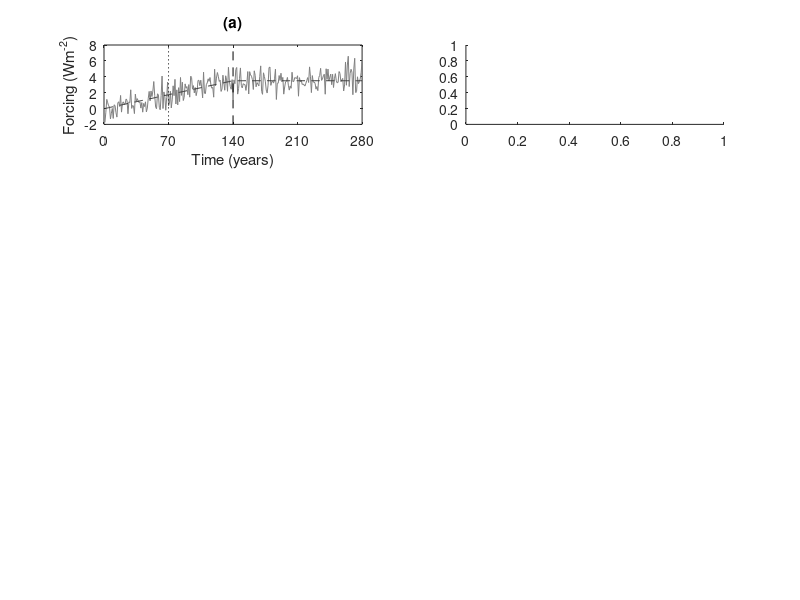

The MATLAB source for this figure: (Note: this script raises an error after producing the figure.)

figure(1)
clf

subplot(4,2,1)
plot([1:280],3.5*[linspace(0,1,140)';ones(1,140)']+randn(1,280)','color',[0.5,0.5,0.5])
hold on
plot([1:280],3.5*[linspace(0,1,140)';ones(1,140)'],'--','color',[0.2,.2,.2])

xlabel('Time (years)')
ylabel('Forcing (Wm^{-2})')
xlim([0,280])
ylim([-2,8])
hold on
plot([70,70],[-2,8],'k:')


plot([140,140],[-2,8],'k--')
title('(a)')
set(gca','xtick',[0,70,140,210,280])

subplot(4,2,2)
p1=plot([1:280],tt1,'color',[0.9,0.3,0.3,0.5])
hold on
p2=plot([1:280],tt,'color',[0.3,0.3,0.9,0.5])
xlim([0,280])

plot([70,70],[-2,8],'k:')
plot([140,140],[-2,8],'k--')
ylim([-6,8])
set(gca','xtick',[0,70,140,210,280])
legend([p1(1),p2(1)],'1 timescale model','2 timescale model','location','south')

xlabel('Time (years)')
ylabel('Temperature (K)')

title('(b)')

subplot(4,2,2+1)
mno=1.8;
sdo=.05;
nmo1=randn(1000,1)*sdo+mno;
prp=prctile(nmo1,[10,90]);
r=rectangle('position',[prp(1),0,prp(2)-prp(1),25],'edgecolor','none','facecolor',[0.9,0.9,0.9])

hold on
plot([mno,mno],[0,25],'-','color',[0.5,0.5,0.5])
p1=plot(tt1(:,70),tt1(:,140),'.','markersize',10,'color',[0.9,0.3,0.3])
 t=text(0.05,7.5,['R^2=',num2str(corr(tt1(:,70),tt1(:,140)).^2,'%0.2f')])
 set(t,'color',[0.9,0.3,0.3])
 
nmb=bootstrp(1000,@regress,tt1(:,280),[tt1(:,70),ones(n_m,1)])';
vr=std(tt1(:,140)-[tt1(:,70),ones(n_m,1)]*mean(nmb,2));
nm2=randn(1000,1)*vr;

for kk=1:1000
    ss(kk)=[nmo1(kk),1]*nmb(:,kk)+nm2(kk);
end
prs=prctile(ss,[25,75]);
plot([0.5,0.5],prs,'-','color',[0.9,0.3,0.3],'linewidth',4)
prs=prctile(ss,[5,95]);
plot([0.5,0.5],prs,'-','color',[0.9,0.3,0.3],'linewidth',1)

rng=[0,6];
for kk=1:1000
 plot(rng,[rng;1,1]'*nmb(:,kk),'-','color',[1,0.5,0.5,.01])
 hold on
end

p2=plot(tt(:,70),tt(:,140),'.','markersize',10,'color',[0.3,0.3,0.9])
 t=text(0.05,6.5,['R^2=',num2str(corr(tt(:,70),tt(:,140)).^2,'%0.2f')])
 set(t,'color',[0.3,0.3,0.9])
 
nmb=bootstrp(1000,@regress,tt(:,140),[tt(:,70),ones(n_m,1)])';
vr=std(tt(:,140)-[tt(:,70),ones(n_m,1)]*mean(nmb,2));
nm2=randn(1000,1)*vr;

for kk=1:1000
    ss(kk)=[nmo1(kk),1]*nmb(:,kk)+nm2(kk);
end

prs=prctile(ss,[25,75]);
plot([0.25,0.25],prs,'-','color',[0.3,0.3,0.9],'linewidth',4)
prs=prctile(ss,[5,95]);
plot([0.25,0.25],prs,'-','color',[0.3,0.3,0.9],'linewidth',1)


for kk=1:1000
 plot(rng,[rng;1,1]'*nmb(:,kk),'-','color',[0.5,0.5,1,.01])
 hold on
end


ylabel({'Transient Warming after','140 years (K)'})
xlabel({'Transient Warming after','70 years (K)'})
title('(c)')
axis([0,2,0,8])




subplot(4,2,2+2)



mno=1.8;
sdo=.05;
nmo1=randn(1000,1)*sdo+mno;
prp=prctile(nmo1,[10,90]);
r=rectangle('position',[prp(1),0,prp(2)-prp(1),25],'edgecolor','none','facecolor',[0.9,0.9,0.9])

hold on
plot([mno,mno],[0,25],'-','color',[0.5,0.5,0.5])
p1=plot(tt1(:,70),tt1(:,end),'.','markersize',10,'color',[0.9,0.3,0.3])
 t=text(0.05,7.5,['R^2=',num2str(corr(tt1(:,70),tt1(:,end)).^2,'%0.2f')])
 set(t,'color',[0.9,0.3,0.3])

nmb=bootstrp(1000,@regress,tt1(:,280),[tt1(:,70),ones(n_m,1)])';
vr=std(tt1(:,end)-[tt1(:,70),ones(n_m,1)]*mean(nmb,2));
nm2=randn(1000,1)*vr;

for kk=1:1000
    ss(kk)=[nmo1(kk),1]*nmb(:,kk)+nm2(kk);
end
prs=prctile(ss,[25,75]);
plot([0.5,0.5],prs,'-','color',[0.9,0.3,0.3],'linewidth',4)
prs=prctile(ss,[5,95]);
plot([0.5,0.5],prs,'-','color',[0.9,0.3,0.3],'linewidth',1)

rng=[0,6];
for kk=1:1000
 plot(rng,[rng;1,1]'*nmb(:,kk),'-','color',[1,0.5,0.5,.01])
 hold on
end

p2=plot(tt(:,70),tt(:,end),'.','markersize',10,'color',[0.3,0.3,0.9])
 t=text(0.05,6.5,['R^2=',num2str(corr(tt(:,70),tt(:,end)).^2,'%0.2f')])
 set(t,'color',[0.3,0.3,0.9])
 
nmb=bootstrp(1000,@regress,tt(:,end),[tt(:,70),ones(n_m,1)])';
vr=std(tt(:,end)-[tt(:,70),ones(n_m,1)]*mean(nmb,2));
nm2=randn(1000,1)*vr;

for kk=1:1000
    ss(kk)=[nmo1(kk),1]*nmb(:,kk)+nm2(kk);
end

prs=prctile(ss,[25,75]);
plot([0.25,0.25],prs,'-','color',[0.3,0.3,0.9],'linewidth',4)
prs=prctile(ss,[5,95]);
plot([0.25,0.25],prs,'-','color',[0.3,0.3,0.9],'linewidth',1)


for kk=1:1000
 plot(rng,[rng;1,1]'*nmb(:,kk),'-','color',[0.5,0.5,1,.01])
 hold on
end


ylabel({'Transient Warming after','280 years (K)'})
xlabel({'Transient Warming after','70 years (K)'})
title('(d)')
%legend([p1,p2],'1 timescale model','2 timescale model','location','southeast')
axis([0,2,0,8])






subplot(4,2,2+3)

prd=ag1(:,1);%+randn(n_m,1)/3;

mno=1.5;
sdo=0.25;
nmo1=randn(1000,1)*sdo+mno;
prp=prctile(nmo1,[10,90]);
r=rectangle('position',[prp(1),0,prp(2)-prp(1),8],'edgecolor','none','facecolor',[0.9,0.9,0.9])

hold on
plot([mno,mno],[0,8],'-','color',[0.5,0.5,0.5])
p1=plot(prd,tt1(:,140),'.','markersize',10,'color',[0.9,0.3,0.3])
 t=text(0.05,7.5,['R^2=',num2str(corr(prd,tt1(:,140)).^2,'%0.2f')])
 set(t,'color',[0.9,0.3,0.3])
 
nmb=bootstrp(1000,@regress,tt1(:,140),[prd,ones(n_m,1)])';
vr=std(tt1(:,140)-[prd,ones(n_m,1)]*mean(nmb,2));
nm2=randn(1000,1)*vr;

for kk=1:1000
    ss1(kk)=[nmo1(kk),1]*nmb(:,kk)+nm2(kk);
end
rng=[0,6];
for kk=1:1000
 plot(rng,[rng;1,1]'*nmb(:,kk),'-','color',[1,0.5,0.5,.01])
 hold on
end
prd=ag(:,1);%+randn(n_m,1)/3;


p2=plot(prd,tt(:,140),'.','markersize',10,'color',[0.3,0.3,0.9])
 t=text(0.05,6.5,['R^2=',num2str(corr(prd,tt(:,140)).^2,'%0.2f')])
 set(t,'color',[0.3,0.3,0.9])
 
nmb=bootstrp(1000,@regress,tt(:,140),[prd,ones(n_m,1)])';
vr=std(tt(:,140)-[prd,ones(n_m,1)]*mean(nmb,2));
nm2=randn(1000,1)*vr;

for kk=1:1000
    ss(kk)=[nmo1(kk),1]*nmb(:,kk)+nm2(kk);
end
prs=prctile(ss,[25,75]);
plot([0.25,0.25],prs,'-','color',[0.3,0.3,0.9],'linewidth',4)
prs=prctile(ss,[5,95]);
plot([0.25,0.25],prs,'-','color',[0.3,0.3,0.9],'linewidth',1)

prs=prctile(ss1,[25,75]);
plot([0.5,0.5],prs,'-','color',[0.9,0.3,0.3],'linewidth',4)
prs=prctile(ss1,[5,95]);
plot([0.5,0.5],prs,'-','color',[0.9,0.3,0.3],'linewidth',1)

rng=[0,6];
for kk=1:1000
 plot(rng,[rng;1,1]'*nmb(:,kk),'-','color',[0.5,0.5,1,.01])
 hold on
end


ylabel({'Transient Warming after','140 years (K)'})
xlabel('Observed \lambda^{-1}')
title('(e)')
axis([0,4,0,8])


subplot(4,2,2+4)

prd=ag1(:,1);%+randn(n_m,1)/3;

mno=1.5;
sdo=0.25;
nmo1=randn(1000,1)*sdo+mno;
prp=prctile(nmo1,[10,90]);
r=rectangle('position',[prp(1),0,prp(2)-prp(1),8],'edgecolor','none','facecolor',[0.9,0.9,0.9])

hold on
plot([mno,mno],[0,8],'-','color',[0.5,0.5,0.5])
p1=plot(prd,tt1(:,end),'.','markersize',10,'color',[0.9,0.3,0.3])

 t=text(0.05,7.5,['R^2=',num2str(corr(prd,tt1(:,end)).^2,'%0.2f')])
 set(t,'color',[0.9,0.3,0.3])
 
nmb=bootstrp(1000,@regress,tt1(:,end),[prd,ones(n_m,1)])';
vr=std(tt1(:,end)-[prd,ones(n_m,1)]*mean(nmb,2));
nm2=randn(1000,1)*vr;

for kk=1:1000
    ss1(kk)=[nmo1(kk),1]*nmb(:,kk)+nm2(kk);
end
rng=[0,6];
for kk=1:1000
 plot(rng,[rng;1,1]'*nmb(:,kk),'-','color',[1,0.5,0.5,.01])
 hold on
end
prd=ag(:,1);%+randn(n_m,1)/3;


p2=plot(prd,tt(:,end),'.','markersize',10,'color',[0.3,0.3,0.9])

 t=text(0.05,6.5,['R^2=',num2str(corr(prd,tt(:,end)).^2,'%0.2f')])
 set(t,'color',[0.3,0.3,0.9])

nmb=bootstrp(1000,@regress,tt(:,end),[prd,ones(n_m,1)])';
vr=std(tt(:,end)-[prd,ones(n_m,1)]*mean(nmb,2));
nm2=randn(1000,1)*vr;

for kk=1:1000
    ss(kk)=[nmo1(kk),1]*nmb(:,kk)+nm2(kk);
end
prs=prctile(ss,[25,75]);
plot([0.25,0.25],prs,'-','color',[0.3,0.3,0.9],'linewidth',4)
prs=prctile(ss,[5,95]);
plot([0.25,0.25],prs,'-','color',[0.3,0.3,0.9],'linewidth',1)

prs=prctile(ss1,[25,75]);
plot([0.5,0.5],prs,'-','color',[0.9,0.3,0.3],'linewidth',4)
prs=prctile(ss1,[5,95]);
plot([0.5,0.5],prs,'-','color',[0.9,0.3,0.3],'linewidth',1)

rng=[0,6];
for kk=1:1000
 plot(rng,[rng;1,1]'*nmb(:,kk),'-','color',[0.5,0.5,1,.01])
 hold on
end


ylabel({'Transient Warming after','280 years (K)'})
xlabel('Observed \lambda^{-1}')
title('(f)')
axis([0,4,0,8])



subplot(4,2,2+5)
mno=3;
sdo=.5;
nmo1=randn(1000,1)*sdo+mno;
prp=prctile(nmo1,[10,90]);
r=rectangle('position',[prp(1),0,prp(2)-prp(1),10],'edgecolor','none','facecolor',[0.9,0.9,0.9])

hold on
plot([mno,mno],[0,10],'-','color',[0.5,0.5,0.5])
p1=plot(ec_cox1,tt1(:,140),'.','markersize',10,'color',[0.9,0.3,0.3])
 t=text(0.05,9.5,['R^2=',num2str(corr(ec_cox1',tt1(:,140)).^2,'%0.2f')])
 set(t,'color',[0.9,0.3,0.3])
 
nmb=bootstrp(1000,@regress,tt1(:,140),[ec_cox1',ones(n_m,1)])';
vr=std(tt1(:,140)-[ec_cox1',ones(n_m,1)]*mean(nmb,2));
nm2=randn(1000,1)*vr;

for kk=1:1000
    ss1(kk)=[nmo1(kk),1]*nmb(:,kk)+nm2(kk);
end
rng=[0,5];
for kk=1:1000
 plot(rng,[rng;1,1]'*nmb(:,kk),'-','color',[1,0.5,0.5,.01])
 hold on
end

p2=plot(ec_cox,tt(:,140),'.','markersize',10,'color',[0.3,0.3,0.9])
 t=text(0.05,8.5,['R^2=',num2str(corr(ec_cox',tt(:,140)).^2,'%0.2f')])
 set(t,'color',[0.3,0.3,0.9])
 
nmb=bootstrp(1000,@regress,tt(:,140),[ec_cox',ones(n_m,1)])';
vr=std(tt(:,140)-[ec_cox',ones(n_m,1)]*mean(nmb,2));
nm2=randn(1000,1)*vr;

for kk=1:1000
    ss(kk)=[nmo1(kk),1]*nmb(:,kk)+nm2(kk);
end
prs=prctile(ss,[25,75]);
plot([0.25,0.25],prs,'-','color',[0.3,0.3,0.9],'linewidth',4)
prs=prctile(ss,[5,95]);
plot([0.25,0.25],prs,'-','color',[0.3,0.3,0.9],'linewidth',1)

prs=prctile(ss1,[25,75]);
plot([0.5,0.5],prs,'-','color',[0.9,0.3,0.3],'linewidth',4)
prs=prctile(ss1,[5,95]);
plot([0.5,0.5],prs,'-','color',[0.9,0.3,0.3],'linewidth',1)

rng=[0,5];
for kk=1:1000
 plot(rng,[rng;1,1]'*nmb(:,kk),'-','color',[0.5,0.5,1,.01])
 hold on
end


ylabel({'Transient Warming after','140 years (K)'})

xlabel('\psi variablity metric')
title('(g)')
axis([0,5,0,10])






subplot(4,2,2+6)
mno=3;
sdo=.5;
nmo1=randn(1000,1)*sdo+mno;
prp=prctile(nmo1,[10,90]);
r=rectangle('position',[prp(1),0,prp(2)-prp(1),10],'edgecolor','none','facecolor',[0.9,0.9,0.9])

hold on
plot([mno,mno],[0,10],'-','color',[0.5,0.5,0.5])
p1=plot(ec_cox1,tt1(:,end),'.','markersize',10,'color',[0.9,0.3,0.3])
 t=text(0.05,9.5,['R^2=',num2str(corr(ec_cox1',tt1(:,end)).^2,'%0.2f')])
 set(t,'color',[0.9,0.3,0.3])
 
nmb=bootstrp(1000,@regress,tt1(:,end),[ec_cox1',ones(n_m,1)])';
vr=std(tt1(:,end)-[ec_cox1',ones(n_m,1)]*mean(nmb,2));
nm2=randn(1000,1)*vr;

for kk=1:1000
    ss1(kk)=[nmo1(kk),1]*nmb(:,kk)+nm2(kk);
end
rng=[0,5];
for kk=1:1000
 plot(rng,[rng;1,1]'*nmb(:,kk),'-','color',[1,0.5,0.5,.01])
 hold on
end

p2=plot(ec_cox,tt(:,end),'.','markersize',10,'color',[0.3,0.3,0.9])

 t=text(0.05,8.5,['R^2=',num2str(corr(ec_cox',tt(:,end)).^2,'%0.2f')])
 set(t,'color',[0.3,0.3,0.9])
 
nmb=bootstrp(1000,@regress,tt(:,end),[ec_cox',ones(n_m,1)])';
vr=std(tt(:,end)-[ec_cox',ones(n_m,1)]*mean(nmb,2));
nm2=randn(1000,1)*vr;

for kk=1:1000
    ss(kk)=[nmo1(kk),1]*nmb(:,kk)+nm2(kk);
end
prs=prctile(ss,[25,75]);
plot([0.25,0.25],prs,'-','color',[0.3,0.3,0.9],'linewidth',4)
prs=prctile(ss,[5,95]);
plot([0.25,0.25],prs,'-','color',[0.3,0.3,0.9],'linewidth',1)

prs=prctile(ss1,[25,75]);
plot([0.5,0.5],prs,'-','color',[0.9,0.3,0.3],'linewidth',4)
prs=prctile(ss1,[5,95]);
plot([0.5,0.5],prs,'-','color',[0.9,0.3,0.3],'linewidth',1)

rng=[0,5];
for kk=1:1000
 plot(rng,[rng;1,1]'*nmb(:,kk),'-','color',[0.5,0.5,1,.01])
 hold on
end


ylabel({'Transient Warming after','280 years (K)'})

xlabel('\psi variablity metric')
title('(h)')
axis([0,5,0,10])



set(gcf, 'PaperPosition', [0 0 6 9]);
print(gcf,'-dpng','-painters',['ebm.png'])